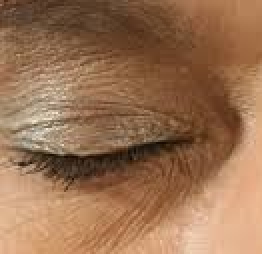
#> input picture trainer/dataset/closed/_10.jpg, 131 x 127 px, found by its file name (shown 2 times larger); its folder holds only this picture in this run
$ python train_model.py
#> lines starting #> are read from the running program, lines starting #| are printed output that depends on the picture
import os
import cv2
import numpy as np
import joblib
from sklearn.model_selection import train_test_split
from sklearn.svm import SVC

IMG_SIZE = (64, 64)

def load_data_from_folders(folder_positive, folder_negative):
#> called with folder_positive = 'closed', folder_negative = 'open'
    images = []
    labels = []

    for folder, label in [(folder_positive, 1), (folder_negative, 0)]:
        path = os.path.join('trainer/dataset', folder)
        for file in os.listdir(path):
            try:
                img_path = os.path.join(path, file)

                img = cv2.imread(img_path, cv2.IMREAD_GRAYSCALE)
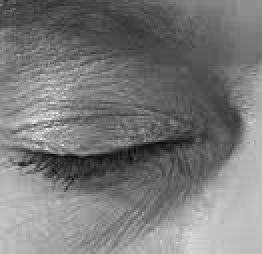
#> img: shape (127, 131) (shown 2 times larger); min 10, max 236, mean 121.4
                img = cv2.resize(img, IMG_SIZE)
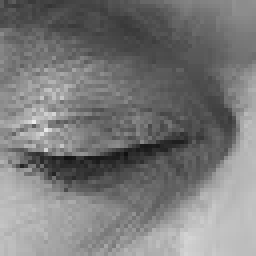
#> img: shape (64, 64) (shown 4 times larger); min 16, max 234, mean 121.3
                images.append(img.flatten())
                labels.append(label)
            except Exception as e:
                print(f"Lỗi file {file}: {e}")

    return np.array(images), np.array(labels)

def train_and_save(X, y, model_name):

    X_train, X_test, y_train, y_test = train_test_split(X, y, test_size=0.2, random_state=42)

    print(f"Đang huấn luyện {model_name}...")
    model = SVC(kernel='linear', probability=True)
    model.fit(X_train, y_train)

    joblib.dump(model, f'trainer/{model_name}.pkl')
    print(f"Đã lưu: {model_name}.pkl\n")

    from sklearn.metrics import accuracy_score
    y_pred = model.predict(X_test)
    print(f"Độ chính xác của {model_name}: {accuracy_score(y_test, y_pred) * 100:.2f}%")

#> (the run stopped early here; a loop or call above may not have finished)
